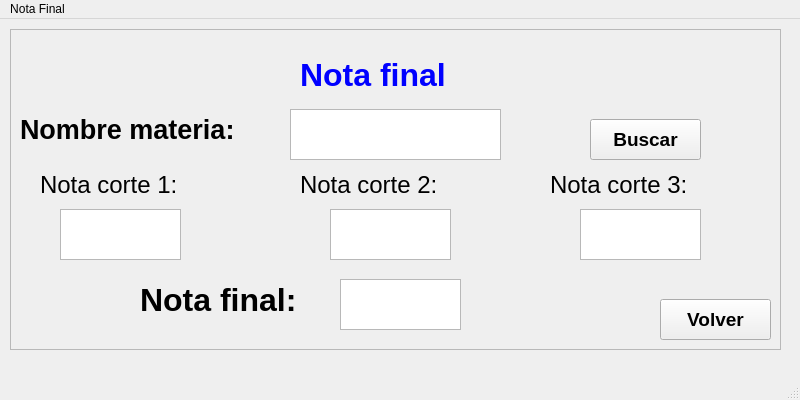
<?xml version="1.0" encoding="UTF-8"?>
<ui version="4.0">
 <class>MainWindow</class>
 <widget class="QMainWindow" name="MainWindow">
  <property name="geometry">
   <rect>
    <x>0</x>
    <y>0</y>
    <width>800</width>
    <height>400</height>
   </rect>
  </property>
  <property name="windowTitle">
   <string>MainWindow</string>
  </property>
  <widget class="QWidget" name="centralwidget">
   <widget class="QFrame" name="frame">
    <property name="geometry">
     <rect>
      <x>10</x>
      <y>10</y>
      <width>771</width>
      <height>321</height>
     </rect>
    </property>
    <property name="frameShape">
     <enum>QFrame::StyledPanel</enum>
    </property>
    <property name="frameShadow">
     <enum>QFrame::Raised</enum>
    </property>
    <widget class="QLabel" name="label_2">
     <property name="geometry">
      <rect>
       <x>10</x>
       <y>70</y>
       <width>321</width>
       <height>61</height>
      </rect>
     </property>
     <property name="font">
      <font>
       <family>Arial</family>
       <pointsize>20</pointsize>
       <weight>75</weight>
       <bold>true</bold>
      </font>
     </property>
     <property name="text">
      <string>Nombre materia: </string>
     </property>
    </widget>
    <widget class="QLabel" name="label">
     <property name="geometry">
      <rect>
       <x>290</x>
       <y>20</y>
       <width>191</width>
       <height>51</height>
      </rect>
     </property>
     <property name="font">
      <font>
       <family>Arial</family>
       <pointsize>24</pointsize>
       <weight>75</weight>
       <bold>true</bold>
      </font>
     </property>
     <property name="styleSheet">
      <string notr="true">color: rgb(0, 0, 255);</string>
     </property>
     <property name="text">
      <string>Nota final</string>
     </property>
    </widget>
    <widget class="QTextEdit" name="textEdit">
     <property name="geometry">
      <rect>
       <x>280</x>
       <y>80</y>
       <width>211</width>
       <height>51</height>
      </rect>
     </property>
     <property name="font">
      <font>
       <family>Arial</family>
       <pointsize>20</pointsize>
      </font>
     </property>
    </widget>
    <widget class="QPushButton" name="pushButton">
     <property name="geometry">
      <rect>
       <x>580</x>
       <y>90</y>
       <width>111</width>
       <height>41</height>
      </rect>
     </property>
     <property name="font">
      <font>
       <family>Arial</family>
       <pointsize>14</pointsize>
       <weight>75</weight>
       <bold>true</bold>
      </font>
     </property>
     <property name="text">
      <string>Buscar</string>
     </property>
    </widget>
    <widget class="QLabel" name="label_3">
     <property name="geometry">
      <rect>
       <x>30</x>
       <y>140</y>
       <width>191</width>
       <height>31</height>
      </rect>
     </property>
     <property name="font">
      <font>
       <family>Arial</family>
       <pointsize>18</pointsize>
       <weight>50</weight>
       <bold>false</bold>
      </font>
     </property>
     <property name="text">
      <string>Nota corte 1:</string>
     </property>
    </widget>
    <widget class="QTextBrowser" name="textBrowser">
     <property name="geometry">
      <rect>
       <x>50</x>
       <y>180</y>
       <width>121</width>
       <height>51</height>
      </rect>
     </property>
     <property name="font">
      <font>
       <family>Arial</family>
       <pointsize>20</pointsize>
      </font>
     </property>
    </widget>
    <widget class="QLabel" name="label_4">
     <property name="geometry">
      <rect>
       <x>290</x>
       <y>140</y>
       <width>191</width>
       <height>31</height>
      </rect>
     </property>
     <property name="font">
      <font>
       <family>Arial</family>
       <pointsize>18</pointsize>
       <weight>50</weight>
       <bold>false</bold>
      </font>
     </property>
     <property name="text">
      <string>Nota corte 2:</string>
     </property>
    </widget>
    <widget class="QLabel" name="label_5">
     <property name="geometry">
      <rect>
       <x>540</x>
       <y>140</y>
       <width>191</width>
       <height>31</height>
      </rect>
     </property>
     <property name="font">
      <font>
       <family>Arial</family>
       <pointsize>18</pointsize>
       <weight>50</weight>
       <bold>false</bold>
      </font>
     </property>
     <property name="text">
      <string>Nota corte 3:</string>
     </property>
    </widget>
    <widget class="QLabel" name="label_6">
     <property name="geometry">
      <rect>
       <x>130</x>
       <y>250</y>
       <width>211</width>
       <height>41</height>
      </rect>
     </property>
     <property name="font">
      <font>
       <family>Arial</family>
       <pointsize>24</pointsize>
       <weight>75</weight>
       <bold>true</bold>
      </font>
     </property>
     <property name="text">
      <string>Nota final:</string>
     </property>
    </widget>
    <widget class="QTextBrowser" name="textBrowser_2">
     <property name="geometry">
      <rect>
       <x>320</x>
       <y>180</y>
       <width>121</width>
       <height>51</height>
      </rect>
     </property>
     <property name="font">
      <font>
       <family>Arial</family>
       <pointsize>20</pointsize>
      </font>
     </property>
    </widget>
    <widget class="QTextBrowser" name="textBrowser_3">
     <property name="geometry">
      <rect>
       <x>570</x>
       <y>180</y>
       <width>121</width>
       <height>51</height>
      </rect>
     </property>
     <property name="font">
      <font>
       <family>Arial</family>
       <pointsize>20</pointsize>
      </font>
     </property>
    </widget>
    <widget class="QTextBrowser" name="textBrowser_4">
     <property name="geometry">
      <rect>
       <x>330</x>
       <y>250</y>
       <width>121</width>
       <height>51</height>
      </rect>
     </property>
     <property name="font">
      <font>
       <family>Arial</family>
       <pointsize>20</pointsize>
      </font>
     </property>
    </widget>
    <widget class="QPushButton" name="pushButton_2">
     <property name="geometry">
      <rect>
       <x>650</x>
       <y>270</y>
       <width>111</width>
       <height>41</height>
      </rect>
     </property>
     <property name="font">
      <font>
       <family>Arial</family>
       <pointsize>14</pointsize>
       <weight>75</weight>
       <bold>true</bold>
      </font>
     </property>
     <property name="text">
      <string>Volver</string>
     </property>
    </widget>
   </widget>
  </widget>
  <widget class="QMenuBar" name="menubar">
   <property name="geometry">
    <rect>
     <x>0</x>
     <y>0</y>
     <width>800</width>
     <height>26</height>
    </rect>
   </property>
   <widget class="QMenu" name="menuNota_Final">
    <property name="title">
     <string>Nota Final</string>
    </property>
   </widget>
   <addaction name="menuNota_Final"/>
  </widget>
  <widget class="QStatusBar" name="statusbar"/>
 </widget>
 <resources/>
 <connections/>
</ui>
